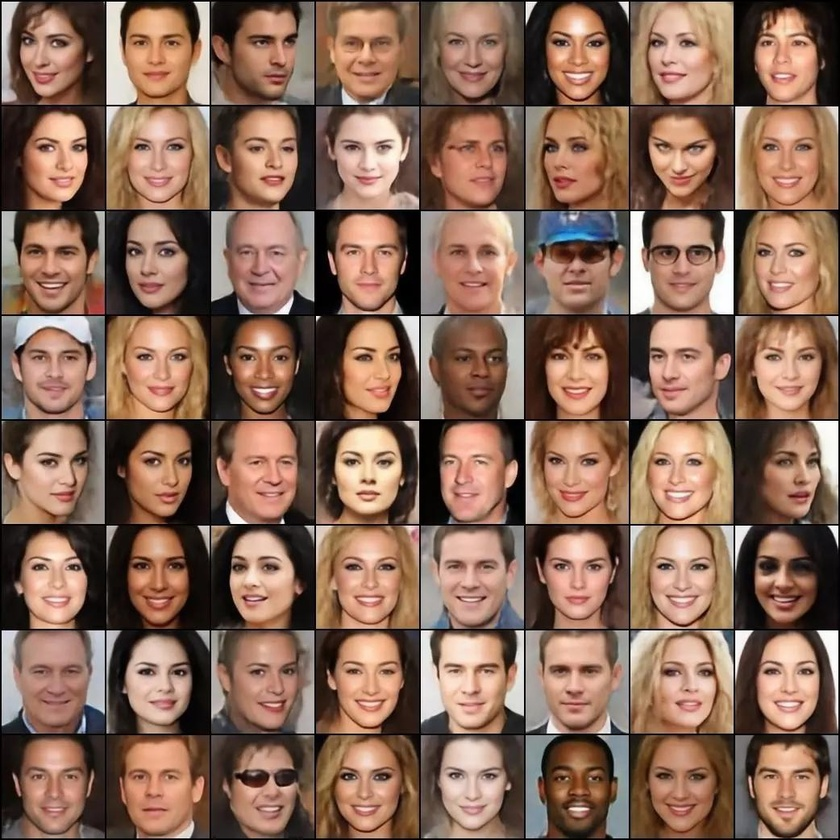
#> input picture Others/opencv/face.jpg, 840 x 840 px, shrunk from 1042 x 1042 before the run, found by its file name
$ python face.py
#> lines starting #> are read from the running program, lines starting #| are printed output that depends on the picture; after the words box and inside, x2 and y2 are one past the last pixel; in counts of white or black regions, pixels touching at a corner belong together
# -*- coding: utf-8 -*-

"""
@File    : face.py
@Author  : juliali2000@163.com
@Time    : 2021/1/9 9:57
"""

import cv2

# 分类器下载地址 https://github.com/opencv/opencv/tree/master/data/haarcascades
# 使用OpenCV输入人脸识别分类器的位置
face_cascade = cv2.CascadeClassifier("C://Program Files//Python38//Lib//opencv-master//data//haarcascades//haarcascade_frontalface_default.xml")

#输入待识别的图片
img = cv2.imread("C://Users//Apple//Desktop//face.jpg")
#> img is the input picture: shape (840, 840, 3); mean B, G, R 87.3, 104.1, 136.3

gray = cv2.cvtColor(img, cv2.COLOR_BGR2GRAY)
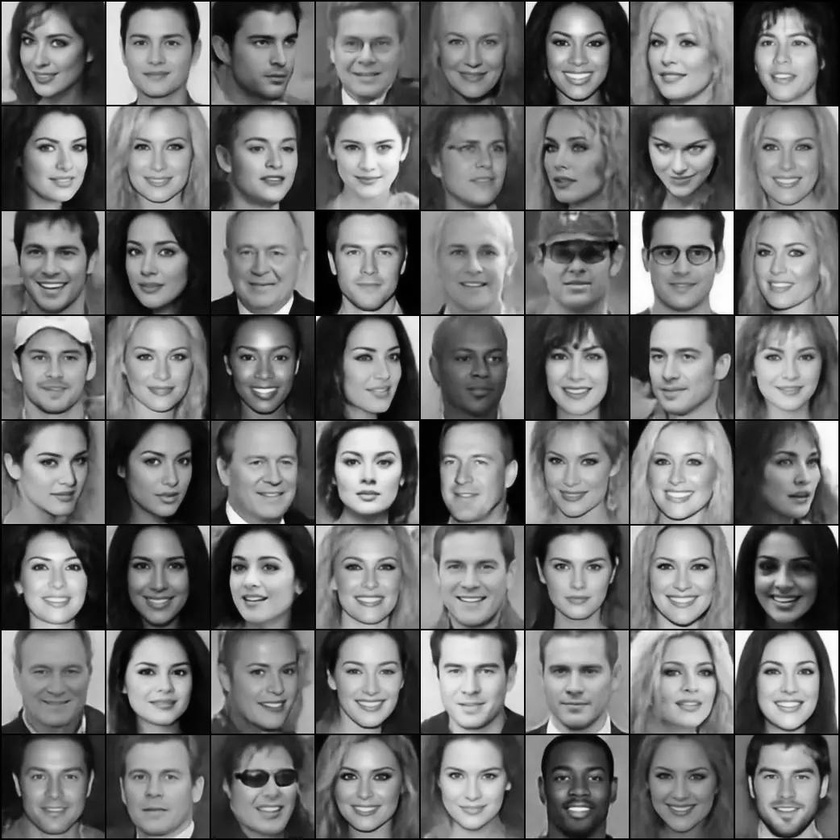
#> gray: shape (840, 840); min 0, max 255, mean 111.8
faces = face_cascade.detectMultiScale(gray, 1.3, 1)
#> faces = 70 rows, first 6: [115, 11, 82, 82], [12, 15, 73, 73], [229, 9, 87, 87], [744, 15, 78, 78], [326, 12, 82, 82], [25, 119, 75, 75]
# faces = face_cascade.detectMultiScale(gray, scaleFactor=1.2, minNeighbors=0, minSize=(32, 32))
for (x,y,w,h) in faces:
    cv2.rectangle(img,(x,y),(x+w,y+h),(255,0,0),2)
#> this loop made 70 passes
#> (x, y, w, h) on passes 1 to 12: (115, 11, 82, 82), (12, 15, 73, 73), (229, 9, 87, 87), (744, 15, 78, 78), (326, 12, 82, 82), (25, 119, 75, 75), (232, 118, 77, 77), (443, 121, 76, 76), (640, 119, 78, 78), (112, 223, 77, 77), (225, 223, 75, 75), (329, 222, 79, 79)
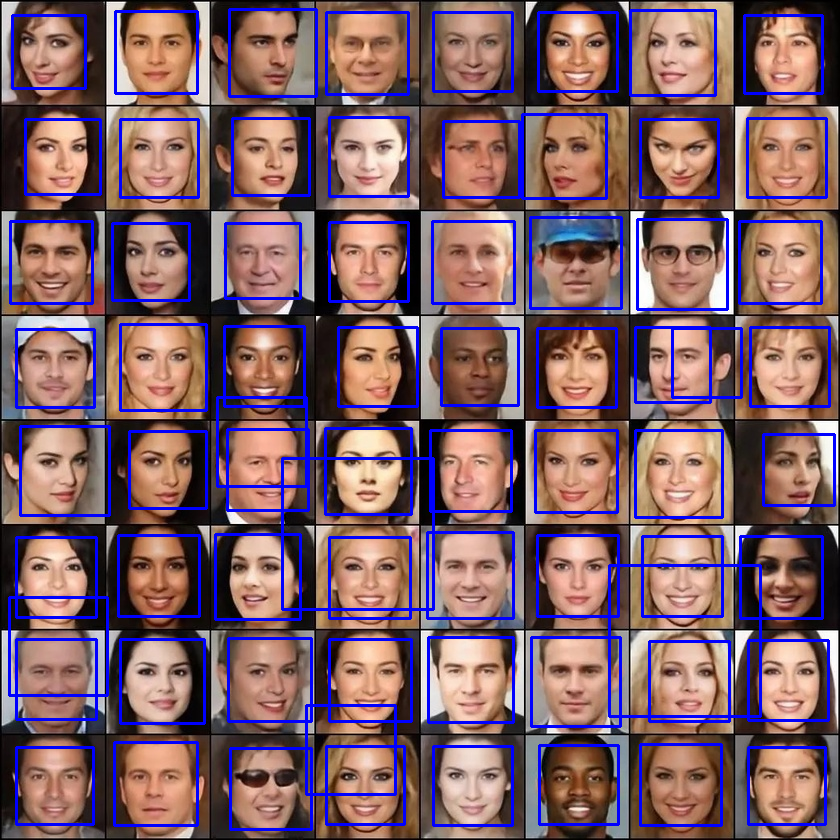
#> img: shape (840, 840, 3); 9.78% of pixels changed, all inside (x1, y1, x2, y2) = (8, 8, 836, 831)

cv2.imshow('Julia',img)
cv2.waitKey(0)
cv2.destroyAllWindows()
